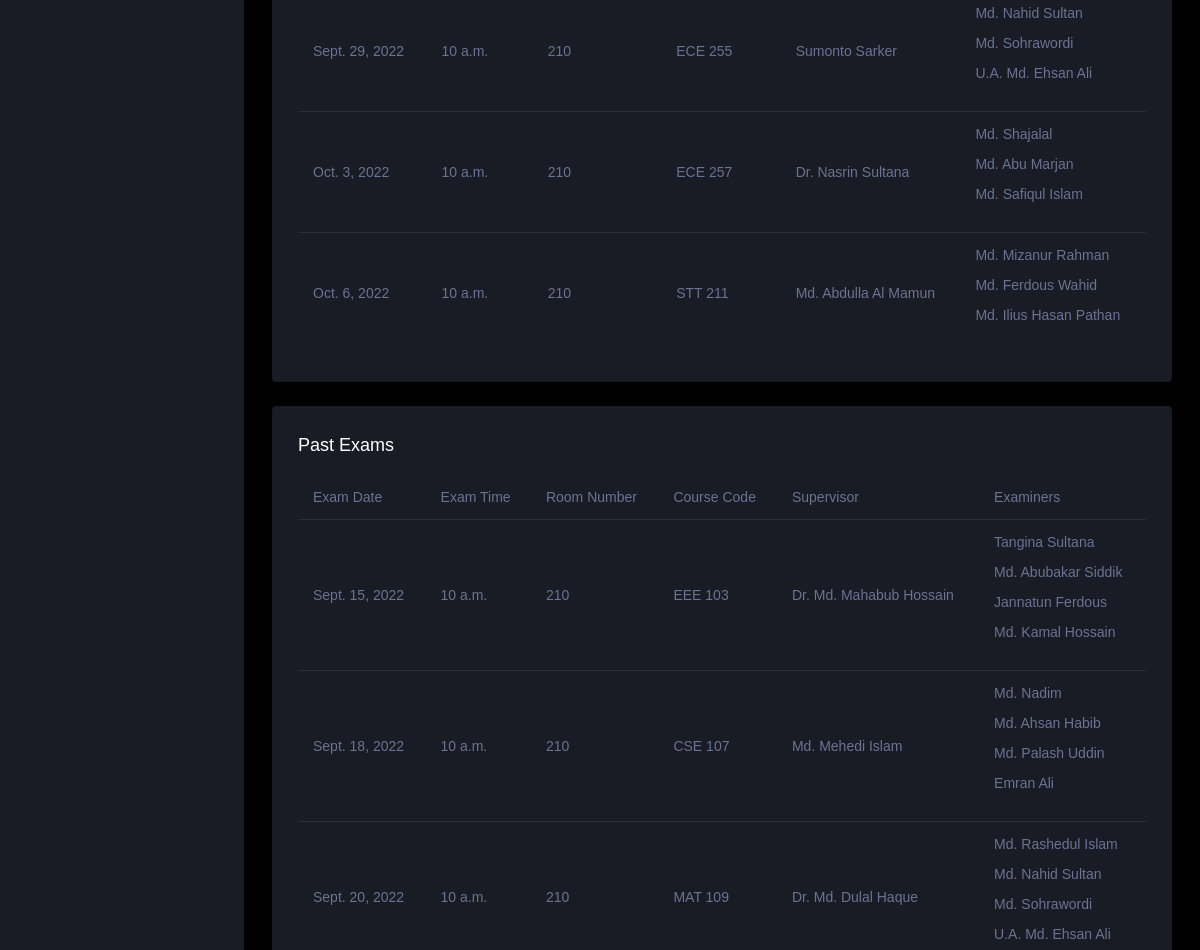
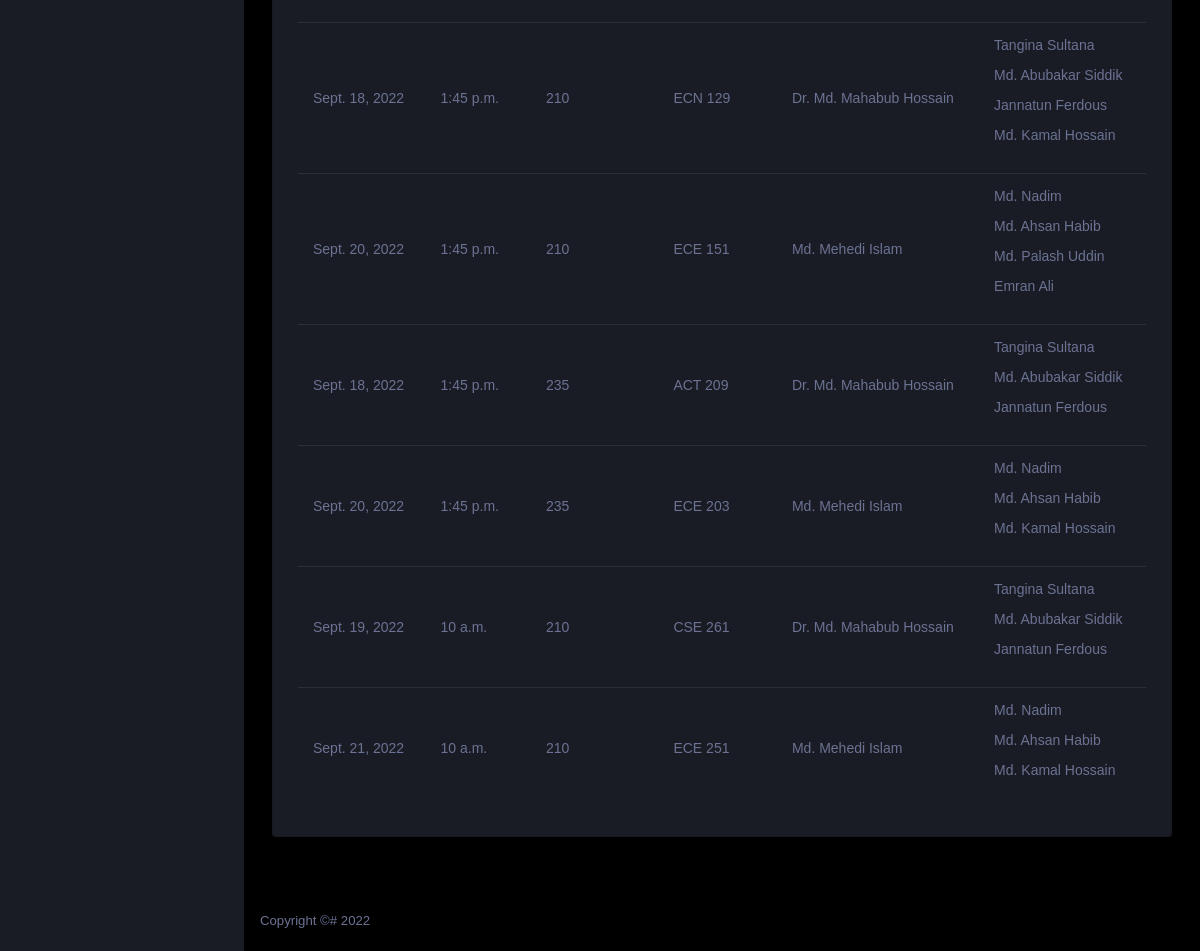
Before: /user/full-routine (signed in, lower part) with the older database file (2 pictures, top to bottom).
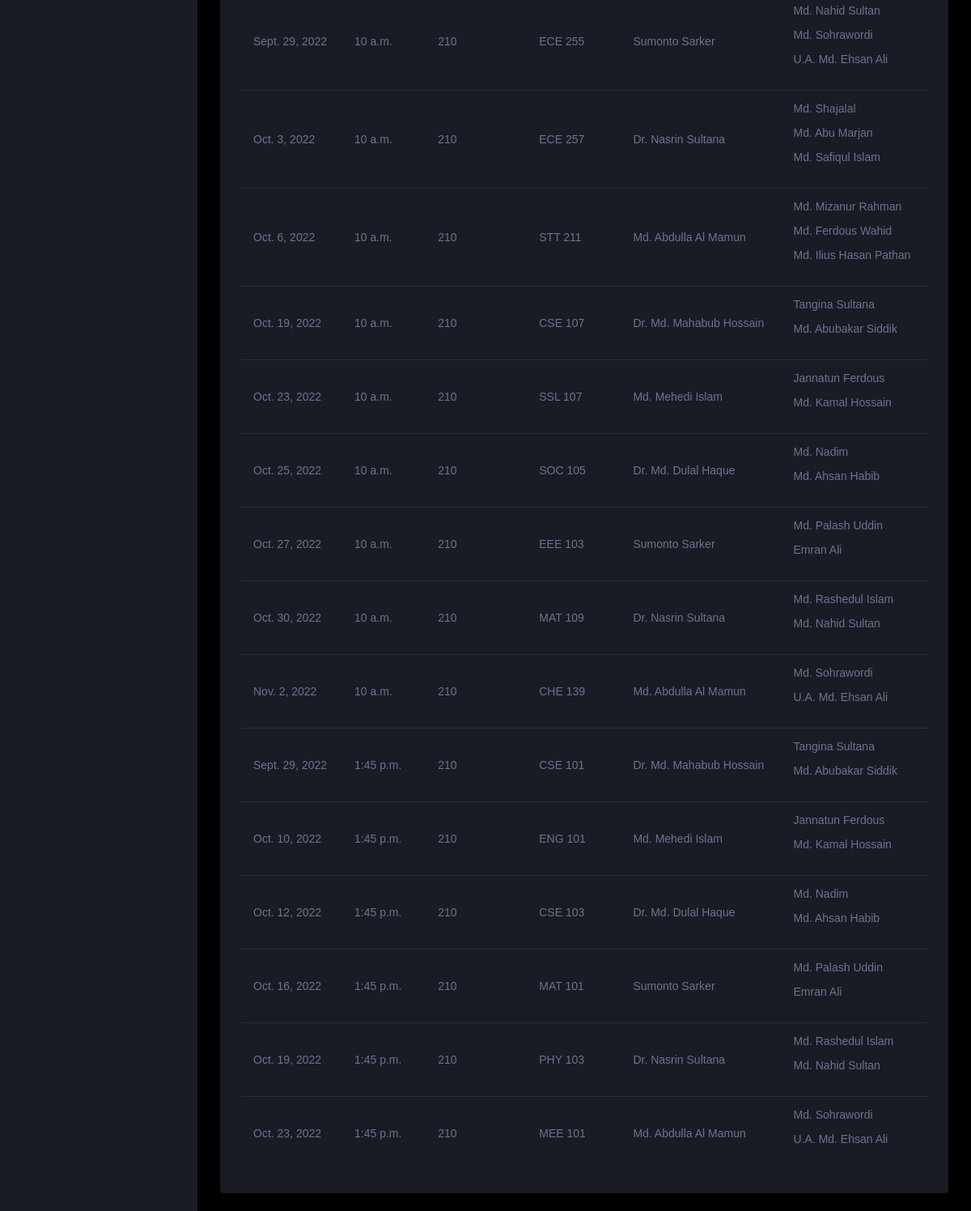
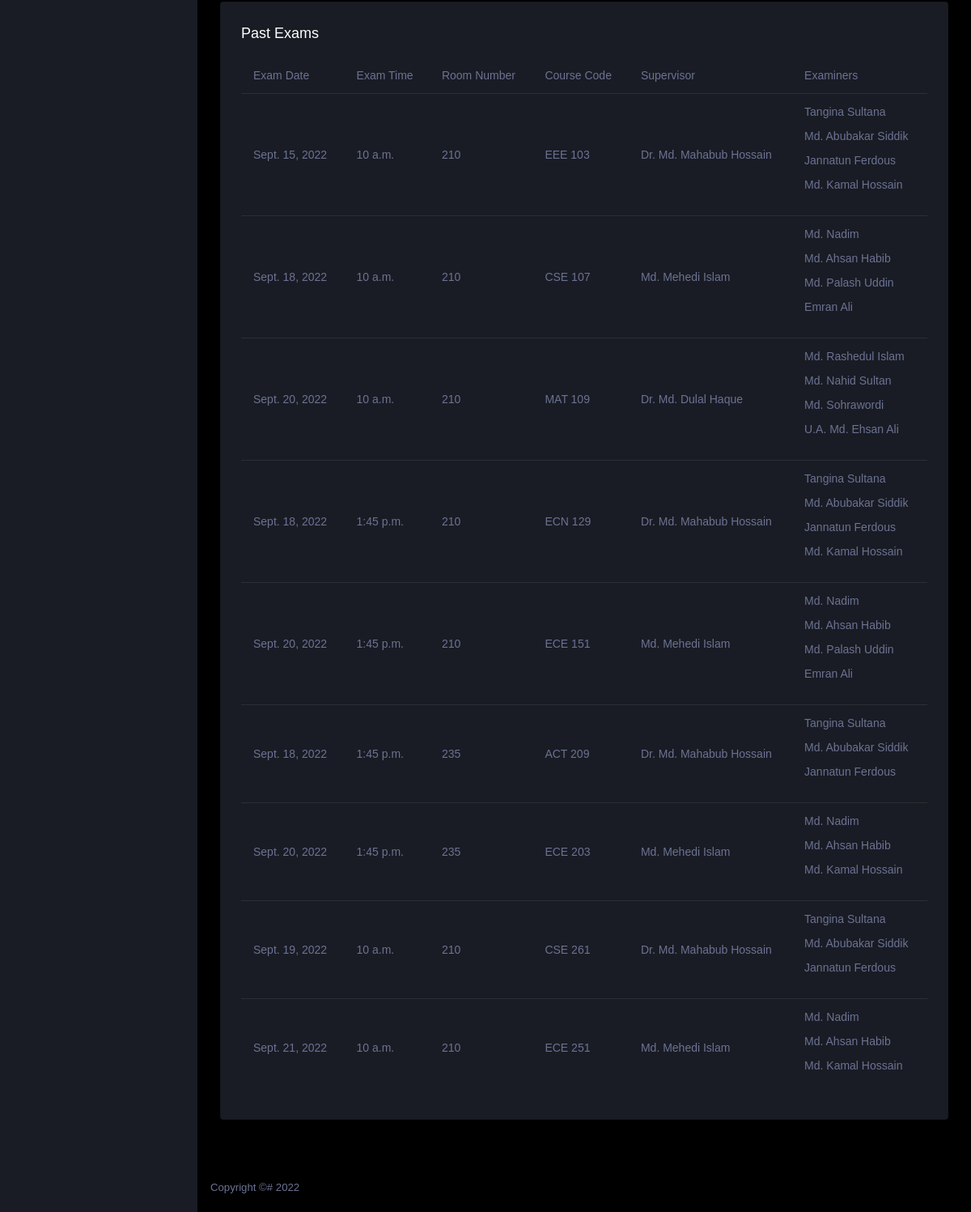
After: the same page with the newer database file (2 pictures, top to bottom).
### account/models.py (models this page shows, shortened)
class Exam(models.Model):
    exam_date = models.DateField()
    exam_time = models.TimeField()
    room_number = models.IntegerField()
    faculty = models.ForeignKey(
        Faculty, on_delete=models.DO_NOTHING, related_name='+')
    course = models.ForeignKey(
        Course, on_delete=models.DO_NOTHING, related_name='+')
    examiners = models.ManyToManyField(Teacher, related_name='+')
    supervisor = models.ForeignKey(
        Teacher, on_delete=models.DO_NOTHING, related_name='supervisor')
    routine = models.ForeignKey(
        Routine, on_delete=models.CASCADE, null=False, default=1)

class Teacher(models.Model):
    user = models.OneToOneField(
        User, on_delete=models.CASCADE, primary_key=True)
    title = models.CharField(max_length=255, null=False,
                             choices=TEACHER_TITLE_CHOICES, default='None')
    contact_number = models.CharField(null=False, unique=True, max_length=255)
    profile_picture = models.ImageField(
        upload_to=get_profile_pictures_directory, blank=True, null=True)
    department = models.ForeignKey(Department, on_delete=models.DO_NOTHING)
    is_available = models.BooleanField(default=True)
    total_creadits = models.DecimalField(
        max_digits=10, decimal_places=2, default=0)
    def __str__(self) -> str:
        return self.user.first_name + " " + self.user.last_name

### dashboard/models.py (models this page shows, shortened)
class Course(models.Model):
    code = models.CharField(max_length=255, null=False)
    credits = models.DecimalField(null=False, max_digits=4, decimal_places=2)
    department = models.ForeignKey(
        Department, on_delete=models.CASCADE, null=False)
    is_sessional = models.BooleanField(null=False, default=False)
    level = models.CharField(max_length=1, null=False,
                             choices=LEVEL_CHOICES, default='1')
    name = models.CharField(max_length=255, null=False)
    semester = models.CharField(
        max_length=2, null=False, choices=SEMESTER_CHOICES, default='I')
    def __str__(self) -> str:
        return f"{ self.code }"

### dashboard/views.py (the view)
# urls.py: path('full-routine', full_routine, name='full-routine'),
def full_routine(request):
    context = get_context(request, True)
    return render(request, 'full-routine.html', context)

### account/models.py (called while the page is built)
    def __str__(self) -> str:
        return self.messages

### dashboard/models.py (called while the page is built)
    def __str__(self) -> str:
        return self.name

### dashboard/views.py (called while the page is built)
def is_dean(user):
    try:
        teacher = Teacher.objects.get(user=user)
    except Teacher.DoesNotExist:
        return None
    deans = Dean.objects.filter(teacher=teacher).order_by('-joined')[:1]
    if len(deans) != 1:
        return None
    return deans[0]

def is_staff(user):
    try:
        staff = Staff.objects.get(user=user)
    except Staff.DoesNotExist:
        return None
    return staff

def is_teacher(user):
    try:
        teacher = Teacher.objects.get(user=user)
    except Teacher.DoesNotExist:
        return None
    return teacher

def get_notification(user):
    return Notification.objects.filter(user=user, marked_read=False).all()

### dashboard/templates/full-routine.html (shortened to what this page needs)
{% extends "dashboard-base.html" %}
{% load static %}
{% block content %}
<div class="row">
  <div class="col-12 grid-margin">
    <div class="card">
      <div class="card-body">
        <div class="table-responsive">
          <table class="table">
            <tbody>
              {% for exam in upcomming_exams %}
              <tr>
                <td>{{ exam.exam_date }}</td>
                <td>{{ exam.exam_time }}</td>
                <td>{{ exam.room_number }}</td>
                <td>{{ exam.course }}</td>
                <td>{{ exam.supervisor }}</td>
                <td>
                  {% for teacher in exam.examiners.all %}
                  <p> {{ teacher }} </p>
                  {% endfor %}
                </td>
              </tr>
              {% endfor %}
            </tbody>
          </table>
        </div>
      </div>
    </div>
  </div>
</div>
<div class="row">
  <div class="col-12 grid-margin">
    <div class="card">
      <div class="card-body">
        <h4 class="card-title">Past Exams</h4>
        <div class="table-responsive">
          <table class="table">
            <thead>
              <tr>
                <th>Exam Date</th>
                <th>Exam Time</th>
                <th>Room Number</th>
                <th>Course Code</th>
                <th>Supervisor</th>
                <th>Examiners</th>
              </tr>
            </thead>
            <tbody>
              {% for exam in past_exams %}
              <tr>
                <td>{{ exam.exam_date }}</td>
                <td>{{ exam.exam_time }}</td>
                <td>{{ exam.room_number }}</td>
                <td>{{ exam.course }}</td>
                <td>{{ exam.supervisor }}</td>
                <td>
                  {% for teacher in exam.examiners.all %}
                  <p> {{ teacher }} </p>
                  {% endfor %}
                </td>
              </tr>
              {% endfor %}
            </tbody>
          </table>
        </div>
      </div>
    </div>
  </div>
</div>
{% endblock content %}

Changed rows visible on the page:
added Exam: exam_date "Oct. 19, 2022", exam_time "10 a.m.", room_number "210", course "CSE 107", supervisor "Dr. Md. Mahabub Hossain", Teacher (user_id.last_name "Tangina Sultana"), Teacher (user_id.last_name "Md. Abubakar Siddik")
added Exam: exam_date "Oct. 23, 2022", exam_time "10 a.m.", room_number "210", course "SSL 107", supervisor "Md. Mehedi Islam", Teacher (user_id.last_name "Jannatun Ferdous"), Teacher (user_id.last_name "Md. Kamal Hossain")
added Exam: exam_date "Oct. 25, 2022", exam_time "10 a.m.", room_number "210", course "SOC 105", supervisor "Dr. Md. Dulal Haque", Teacher (user_id.last_name "Md. Nadim"), Teacher (user_id.last_name "Md. Ahsan Habib")
added Exam: exam_date "Oct. 27, 2022", exam_time "10 a.m.", room_number "210", course "EEE 103", supervisor "Sumonto Sarker", Teacher (user_id.last_name "Md. Palash Uddin"), Teacher (user_id.last_name "Emran Ali")
added Exam: exam_date "Oct. 30, 2022", exam_time "10 a.m.", room_number "210", course "MAT 109", supervisor "Dr. Nasrin Sultana", Teacher (user_id.last_name "Md. Rashedul Islam"), Teacher (user_id.last_name "Md. Nahid Sultan")
added Exam: exam_date "Nov. 2, 2022", exam_time "10 a.m.", room_number "210", course "CHE 139", supervisor "Md. Abdulla Al Mamun", Teacher (user_id.last_name "Md. Sohrawordi"), Teacher (user_id.last_name "U.A. Md. Ehsan Ali")
added Exam: exam_date "Sept. 29, 2022", exam_time "1:45 p.m.", room_number "210", course "CSE 101", supervisor "Dr. Md. Mahabub Hossain", Teacher (user_id.last_name "Tangina Sultana"), Teacher (user_id.last_name "Md. Abubakar Siddik")
added Exam: exam_date "Oct. 10, 2022", exam_time "1:45 p.m.", room_number "210", course "ENG 101", supervisor "Md. Mehedi Islam", Teacher (user_id.last_name "Jannatun Ferdous"), Teacher (user_id.last_name "Md. Kamal Hossain")
added Exam: exam_date "Oct. 12, 2022", exam_time "1:45 p.m.", room_number "210", course "CSE 103", supervisor "Dr. Md. Dulal Haque", Teacher (user_id.last_name "Md. Nadim"), Teacher (user_id.last_name "Md. Ahsan Habib")
added Exam: exam_date "Oct. 16, 2022", exam_time "1:45 p.m.", room_number "210", course "MAT 101", supervisor "Sumonto Sarker", Teacher (user_id.last_name "Md. Palash Uddin"), Teacher (user_id.last_name "Emran Ali")
added Exam: exam_date "Oct. 19, 2022", exam_time "1:45 p.m.", room_number "210", course "PHY 103", supervisor "Dr. Nasrin Sultana", Teacher (user_id.last_name "Md. Rashedul Islam"), Teacher (user_id.last_name "Md. Nahid Sultan")
added Exam: exam_date "Oct. 23, 2022", exam_time "1:45 p.m.", room_number "210", course "MEE 101", supervisor "Md. Abdulla Al Mamun", Teacher (user_id.last_name "Md. Sohrawordi"), Teacher (user_id.last_name "U.A. Md. Ehsan Ali")
